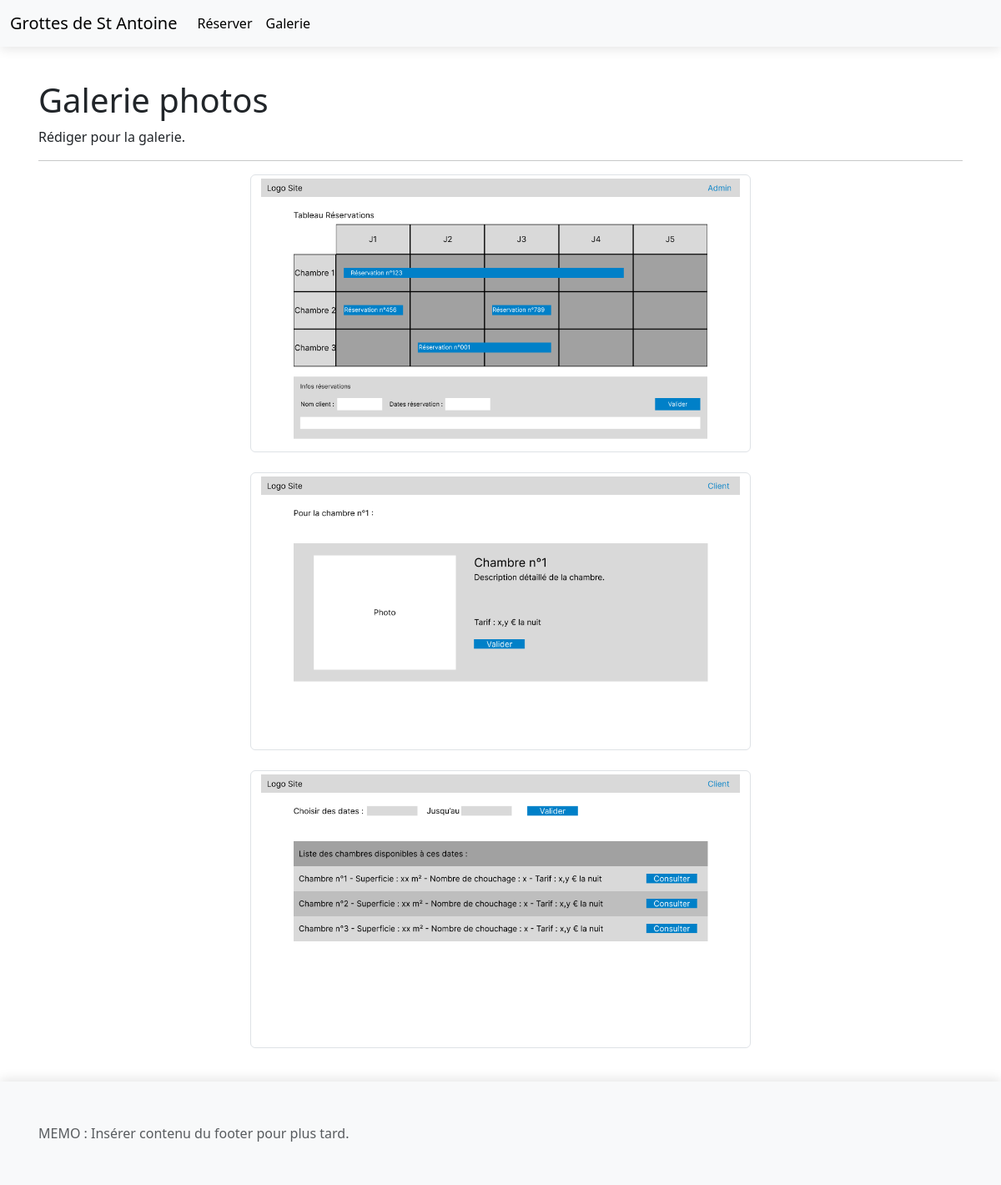
Before: /pages/galerie.pages.php with the older database file.
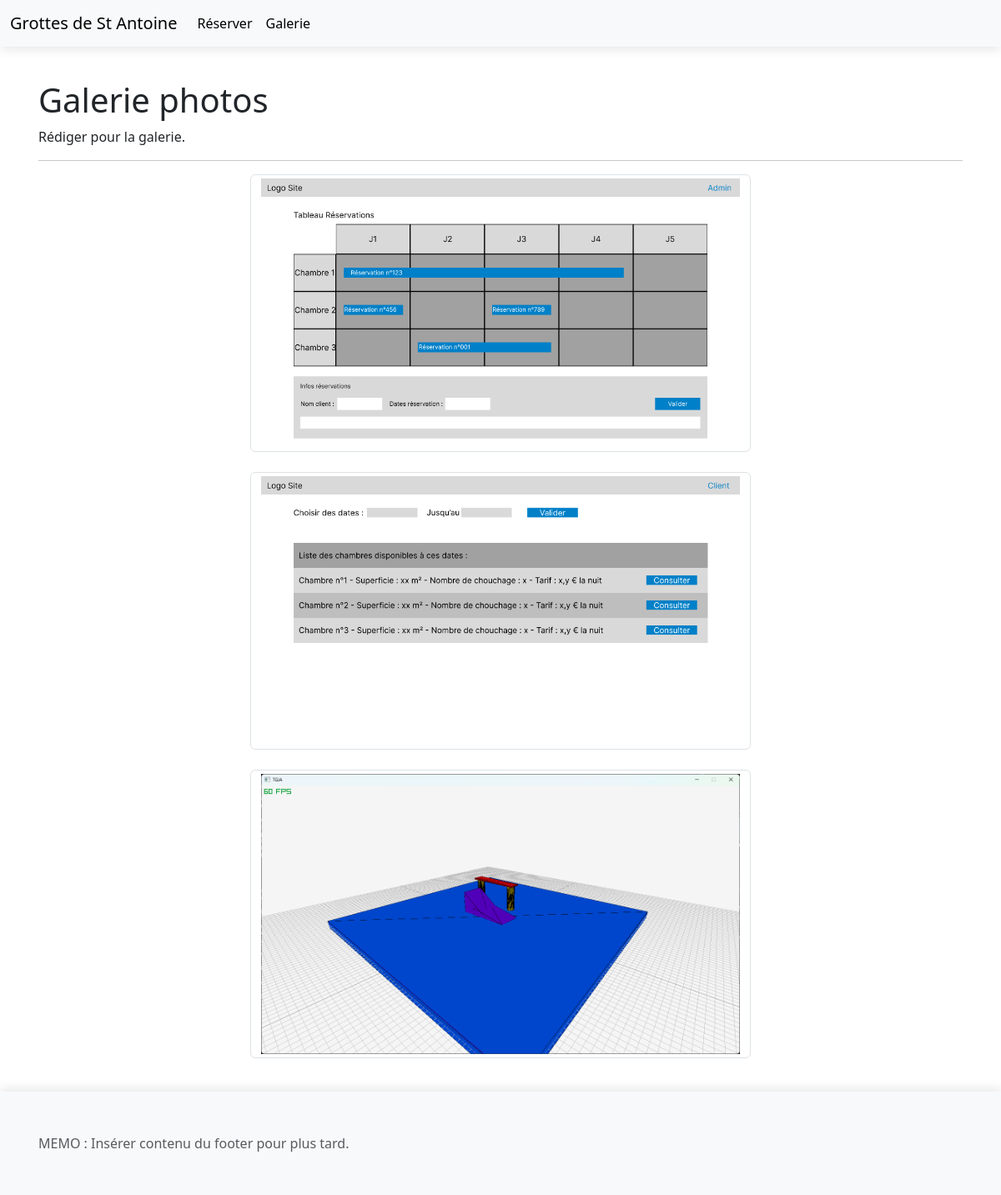
After: the same page with the newer database file.
### tables this page shows
CREATE TABLE IF NOT EXISTS `photos` (
  `id_photo` int NOT NULL AUTO_INCREMENT,
  `nom_photo` varchar(255) NOT NULL,
  `lien_photo` text NOT NULL,
  `id_categorie` int NOT NULL,
  PRIMARY KEY (`id_photo`),
  KEY `fk_id_categorie_photo` (`id_categorie`)
);

### class/photos.class.php (called while the page is built, shortened)
<?php
class Photo
{
    private $con;
    public function __construct($c)
    {
        $this->con = $c;
    }
    public function getPhotos()
    {
        $sql = "SELECT * FROM photos";
        $stmt = $this->con->query($sql);
        return $stmt;
    }
}

### pages/galerie.pages.php (the view, shortened to what this page needs)
<?php
include("../includes/pdo.inc.php");
include("../class/photos.class.php");
?>
<!DOCTYPE html>
<html lang="fr">
<head>
    <link href="https://cdn.jsdelivr.net/npm/bootstrap@5.3.2/dist/css/bootstrap.min.css" rel="stylesheet">
    <link rel="stylesheet" href="../css/header.css">
    <link rel="stylesheet" href="../css/footer.css">
    <link rel="stylesheet" href="../css/style.css">
</head>
<body>
    <?php include("../template/header.template.php"); ?>
    <br>
    <div class="container">
        <h1>Galerie photos</h1>
        <p>Rédiger pour la galerie.</p>
        <hr>
        <?php
            $oPhotos = new Photo($con);
            $lesPhotos = $oPhotos->getPhotos();
            foreach ($lesPhotos as $unePhoto) {
                $lienPhoto = $unePhoto['lien_photo'];
                echo '<div class="col">
                <div class="row">
                    <img class="img-thumbnail" style="width: 600px; display: block; margin: auto;" src="../', $lienPhoto,'">
                </div>
                <br>
                </div>';
            }
        ?>
    </div>
    <?php include("../template/footer.template.php"); ?>
</body>
</html>

### template/header.template.php (shortened to what this page needs)
<nav class="navbar navbar-expand-lg bg-body-tertiary">
    <div class="container-fluid">
        <a href="../template/index.php" class="navbar-brand">Grottes de St Antoine</a>
        <div class="collapse navbar-collapse" id="collapsibleNavbar">
            <ul class="navbar-nav">
                <div class="nav-item">
                    <a class="nav-link active" href="http://localhost/grottes-st-antoine-resa/pages/resa_debut.pages.php">Réserver</a>
                </div>
                <div class="nav-item">
                    <a class="nav-link active" href="http://localhost/grottes-st-antoine-resa/pages/galerie.pages.php">Galerie</a>
                </div>
            </ul>
        </div>
    </div>
</nav>

### template/footer.template.php
<footer class="footer mt-auto py-3 bg-light">
    <div class="container">
        <span class="text-muted">MEMO : Insérer contenu du footer pour plus tard.</span>
    </div>
</footer>

### css/header.css (style rules this page uses)
nav { box-shadow: 0px 3px 13px 0px rgba(0, 0, 0, 0.10); }

### css/footer.css (style rules this page uses)
body { display: flex; flex-direction: column; min-height: 100vh; margin: 0; }
.footer { flex-shrink: 0; line-height: 60px; box-shadow: 0px -3px 13px 0px rgba(0, 0, 0, 0.10); }

### css/style.css (style rules this page uses)
.container { padding: 16px; }

Changed rows visible on the page:
removed photos: lien_photo (picture)
added photos: lien_photo (picture)
